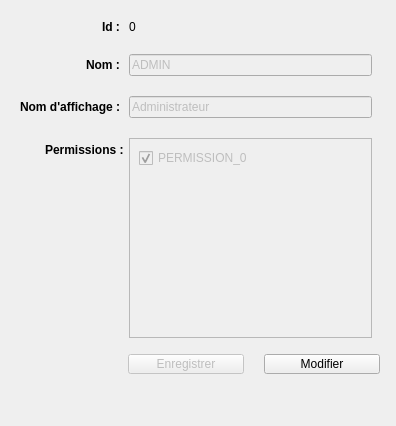
<?xml version="1.0" encoding="UTF-8"?>
<ui version="4.0">
 <class>Frame</class>
 <widget class="QFrame" name="Frame">
  <property name="geometry">
   <rect>
    <x>0</x>
    <y>0</y>
    <width>396</width>
    <height>423</height>
   </rect>
  </property>
  <property name="windowTitle">
   <string>Frame</string>
  </property>
  <property name="styleSheet">
   <string notr="true">padding-left: 1ex</string>
  </property>
  <layout class="QVBoxLayout" name="verticalLayout">
   <property name="spacing">
    <number>6</number>
   </property>
   <property name="rightMargin">
    <number>15</number>
   </property>
   <item>
    <widget class="QWidget" name="formWidget" native="true">
     <property name="enabled">
      <bool>true</bool>
     </property>
     <property name="sizePolicy">
      <sizepolicy hsizetype="Minimum" vsizetype="Preferred">
       <horstretch>0</horstretch>
       <verstretch>0</verstretch>
      </sizepolicy>
     </property>
     <layout class="QFormLayout" name="formLayout">
      <property name="sizeConstraint">
       <enum>QLayout::SetDefaultConstraint</enum>
      </property>
      <property name="labelAlignment">
       <set>Qt::AlignRight|Qt::AlignTrailing|Qt::AlignVCenter</set>
      </property>
      <property name="horizontalSpacing">
       <number>5</number>
      </property>
      <property name="verticalSpacing">
       <number>20</number>
      </property>
      <item row="0" column="0">
       <widget class="QLabel" name="id_label">
        <property name="font">
         <font>
          <weight>75</weight>
          <bold>true</bold>
         </font>
        </property>
        <property name="text">
         <string>Id : </string>
        </property>
       </widget>
      </item>
      <item row="0" column="1">
       <widget class="QLabel" name="id_text">
        <property name="text">
         <string>0</string>
        </property>
       </widget>
      </item>
      <item row="1" column="0">
       <widget class="QLabel" name="name_label">
        <property name="font">
         <font>
          <weight>75</weight>
          <bold>true</bold>
         </font>
        </property>
        <property name="text">
         <string>Nom : </string>
        </property>
       </widget>
      </item>
      <item row="1" column="1">
       <widget class="QLineEdit" name="name_field">
        <property name="enabled">
         <bool>false</bool>
        </property>
        <property name="autoFillBackground">
         <bool>false</bool>
        </property>
        <property name="text">
         <string>ADMIN</string>
        </property>
        <property name="frame">
         <bool>true</bool>
        </property>
        <property name="readOnly">
         <bool>false</bool>
        </property>
        <property name="clearButtonEnabled">
         <bool>false</bool>
        </property>
       </widget>
      </item>
      <item row="2" column="0">
       <widget class="QLabel" name="displayname_label">
        <property name="font">
         <font>
          <weight>75</weight>
          <bold>true</bold>
         </font>
        </property>
        <property name="text">
         <string>Nom d'affichage : </string>
        </property>
       </widget>
      </item>
      <item row="2" column="1">
       <widget class="QLineEdit" name="displayname_field">
        <property name="enabled">
         <bool>false</bool>
        </property>
        <property name="text">
         <string>Administrateur</string>
        </property>
        <property name="readOnly">
         <bool>false</bool>
        </property>
       </widget>
      </item>
      <item row="3" column="0">
       <widget class="QLabel" name="privileges_label">
        <property name="enabled">
         <bool>true</bool>
        </property>
        <property name="font">
         <font>
          <weight>75</weight>
          <bold>true</bold>
         </font>
        </property>
        <property name="text">
         <string>Permissions :</string>
        </property>
       </widget>
      </item>
      <item row="3" column="1">
       <widget class="QScrollArea" name="privileges_scroll_area">
        <property name="enabled">
         <bool>true</bool>
        </property>
        <property name="sizePolicy">
         <sizepolicy hsizetype="Expanding" vsizetype="Expanding">
          <horstretch>0</horstretch>
          <verstretch>1</verstretch>
         </sizepolicy>
        </property>
        <property name="minimumSize">
         <size>
          <width>0</width>
          <height>200</height>
         </size>
        </property>
        <property name="maximumSize">
         <size>
          <width>16777215</width>
          <height>500</height>
         </size>
        </property>
        <property name="widgetResizable">
         <bool>true</bool>
        </property>
        <widget class="QWidget" name="scrollAreaWidgetContents">
         <property name="geometry">
          <rect>
           <x>0</x>
           <y>0</y>
           <width>245</width>
           <height>192</height>
          </rect>
         </property>
         <layout class="QVBoxLayout" name="verticalLayout_2">
          <property name="spacing">
           <number>6</number>
          </property>
          <property name="sizeConstraint">
           <enum>QLayout::SetDefaultConstraint</enum>
          </property>
          <item>
           <widget class="QCheckBox" name="privilege_checkbox_1">
            <property name="enabled">
             <bool>false</bool>
            </property>
            <property name="text">
             <string>PERMISSION_0</string>
            </property>
            <property name="checkable">
             <bool>true</bool>
            </property>
            <property name="checked">
             <bool>true</bool>
            </property>
           </widget>
          </item>
          <item>
           <spacer name="verticalSpacer1">
            <property name="orientation">
             <enum>Qt::Vertical</enum>
            </property>
            <property name="sizeHint" stdset="0">
             <size>
              <width>20</width>
              <height>40</height>
             </size>
            </property>
           </spacer>
          </item>
         </layout>
        </widget>
       </widget>
      </item>
     </layout>
    </widget>
   </item>
   <item>
    <layout class="QHBoxLayout" name="buttonLayout">
     <property name="spacing">
      <number>20</number>
     </property>
     <property name="leftMargin">
      <number>1</number>
     </property>
     <property name="topMargin">
      <number>1</number>
     </property>
     <property name="rightMargin">
      <number>1</number>
     </property>
     <property name="bottomMargin">
      <number>1</number>
     </property>
     <item>
      <spacer name="horizontalSpacer">
       <property name="orientation">
        <enum>Qt::Horizontal</enum>
       </property>
       <property name="sizeHint" stdset="0">
        <size>
         <width>40</width>
         <height>20</height>
        </size>
       </property>
      </spacer>
     </item>
     <item>
      <widget class="QPushButton" name="save_button">
       <property name="enabled">
        <bool>false</bool>
       </property>
       <property name="sizePolicy">
        <sizepolicy hsizetype="MinimumExpanding" vsizetype="Fixed">
         <horstretch>0</horstretch>
         <verstretch>0</verstretch>
        </sizepolicy>
       </property>
       <property name="minimumSize">
        <size>
         <width>0</width>
         <height>20</height>
        </size>
       </property>
       <property name="text">
        <string>Enregistrer</string>
       </property>
      </widget>
     </item>
     <item>
      <widget class="QPushButton" name="edit_button">
       <property name="sizePolicy">
        <sizepolicy hsizetype="MinimumExpanding" vsizetype="Fixed">
         <horstretch>0</horstretch>
         <verstretch>0</verstretch>
        </sizepolicy>
       </property>
       <property name="minimumSize">
        <size>
         <width>0</width>
         <height>20</height>
        </size>
       </property>
       <property name="text">
        <string>Modifier</string>
       </property>
      </widget>
     </item>
    </layout>
   </item>
   <item>
    <spacer name="verticalSpacer">
     <property name="orientation">
      <enum>Qt::Vertical</enum>
     </property>
     <property name="sizeType">
      <enum>QSizePolicy::Minimum</enum>
     </property>
     <property name="sizeHint" stdset="0">
      <size>
       <width>20</width>
       <height>40</height>
      </size>
     </property>
    </spacer>
   </item>
  </layout>
 </widget>
 <tabstops>
  <tabstop>name_field</tabstop>
  <tabstop>displayname_field</tabstop>
  <tabstop>privileges_scroll_area</tabstop>
  <tabstop>privilege_checkbox_1</tabstop>
  <tabstop>save_button</tabstop>
  <tabstop>edit_button</tabstop>
 </tabstops>
 <resources/>
 <connections/>
</ui>
